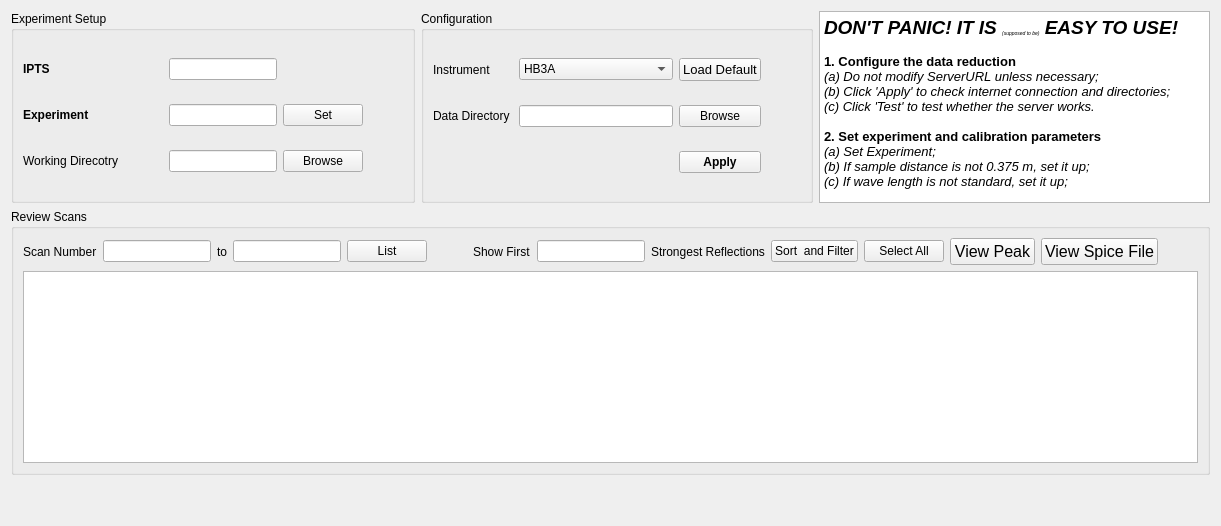
          <widget class="QWidget" name="tab">
           <attribute name="title">
            <string>Setup &amp;&amp; Data Access</string>
           </attribute>
           <layout class="QVBoxLayout" name="verticalLayout_4">
            <item>
             <layout class="QHBoxLayout" name="horizontalLayout_2">
              <item>
               <widget class="QGroupBox" name="groupBox_2">
                <property name="title">
                 <string>Experiment Setup</string>
                </property>
                <layout class="QGridLayout" name="gridLayout_2">
                 <item row="1" column="0">
                  <widget class="QLabel" name="label_exp">
                   <property name="font">
                    <font>
                     <weight>75</weight>
                     <bold>true</bold>
                    </font>
                   </property>
                   <property name="text">
                    <string>Experiment</string>
                   </property>
                  </widget>
                 </item>
                 <item row="1" column="2">
                  <widget class="QPushButton" name="pushButton_setExp">
                   <property name="text">
                    <string>Set</string>
                   </property>
                  </widget>
                 </item>
                 <item row="2" column="0">
                  <widget class="QLabel" name="label_2">
                   <property name="sizePolicy">
                    <sizepolicy hsizetype="Fixed" vsizetype="Preferred">
                     <horstretch>0</horstretch>
                     <verstretch>0</verstretch>
                    </sizepolicy>
                   </property>
                   <property name="minimumSize">
                    <size>
                     <width>140</width>
                     <height>1</height>
                    </size>
                   </property>
                   <property name="maximumSize">
                    <size>
                     <width>140</width>
                     <height>16777215</height>
                    </size>
                   </property>
                   <property name="toolTip">
                    <string>&lt;html&gt;&lt;head/&gt;&lt;body&gt;&lt;p&gt;Directory to save outcome of the data reduction&lt;/p&gt;&lt;/body&gt;&lt;/html&gt;</string>
                   </property>
                   <property name="text">
                    <string>Working Direcotry</string>
                   </property>
                  </widget>
                 </item>
                 <item row="0" column="1">
                  <widget class="QLineEdit" name="lineEdit_iptsNumber">
                   <property name="sizePolicy">
                    <sizepolicy hsizetype="Maximum" vsizetype="Fixed">
                     <horstretch>0</horstretch>
                     <verstretch>0</verstretch>
                    </sizepolicy>
                   </property>
                   <property name="minimumSize">
                    <size>
                     <width>40</width>
                     <height>0</height>
                    </size>
                   </property>
                   <property name="maximumSize">
                    <size>
                     <width>300</width>
                     <height>16777215</height>
                    </size>
                   </property>
                  </widget>
                 </item>
                 <item row="2" column="2">
                  <widget class="QPushButton" name="pushButton_browseWorkDir">
                   <property name="text">
                    <string>Browse</string>
                   </property>
                  </widget>
                 </item>
                 <item row="0" column="0">
                  <widget class="QLabel" name="label_71">
                   <property name="font">
                    <font>
                     <weight>75</weight>
                     <bold>true</bold>
                    </font>
                   </property>
                   <property name="text">
                    <string>IPTS</string>
                   </property>
                  </widget>
                 </item>
                 <item row="1" column="1">
                  <widget class="QLineEdit" name="lineEdit_exp">
                   <property name="sizePolicy">
                    <sizepolicy hsizetype="Preferred" vsizetype="Fixed">
                     <horstretch>0</horstretch>
                     <verstretch>0</verstretch>
                    </sizepolicy>
                   </property>
                   <property name="minimumSize">
                    <size>
                     <width>40</width>
                     <height>0</height>
                    </size>
                   </property>
                   <property name="maximumSize">
                    <size>
                     <width>300</width>
                     <height>16777215</height>
                    </size>
                   </property>
                  </widget>
                 </item>
                 <item row="2" column="1">
                  <widget class="QLineEdit" name="lineEdit_workDir">
                   <property name="sizePolicy">
                    <sizepolicy hsizetype="Expanding" vsizetype="Fixed">
                     <horstretch>0</horstretch>
                     <verstretch>0</verstretch>
                    </sizepolicy>
                   </property>
                   <property name="toolTip">
                    <string>&lt;html&gt;&lt;head/&gt;&lt;body&gt;&lt;p&gt;Directory to save outcome of the data reduction&lt;/p&gt;&lt;/body&gt;&lt;/html&gt;</string>
                   </property>
                  </widget>
                 </item>
                 <item row="2" column="3">
                  <spacer name="horizontalSpacer_2">
                   <property name="orientation">
                    <enum>Qt::Horizontal</enum>
                   </property>
                   <property name="sizeType">
                    <enum>QSizePolicy::Preferred</enum>
                   </property>
                   <property name="sizeHint" stdset="0">
                    <size>
                     <width>40</width>
                     <height>20</height>
                    </size>
                   </property>
                  </spacer>
                 </item>
                </layout>
               </widget>
              </item>
              <item>
               <widget class="QGroupBox" name="groupBox">
                <property name="title">
                 <string>Configuration</string>
                </property>
                <layout class="QGridLayout" name="gridLayout_11">
                 <item row="1" column="2">
                  <widget class="QPushButton" name="pushButton_browseLocalDataDir">
                   <property name="text">
                    <string>Browse</string>
                   </property>
                  </widget>
                 </item>
                 <item row="1" column="1">
                  <widget class="QLineEdit" name="lineEdit_localSpiceDir">
                   <property name="sizePolicy">
                    <sizepolicy hsizetype="Expanding" vsizetype="Fixed">
                     <horstretch>0</horstretch>
                     <verstretch>0</verstretch>
                    </sizepolicy>
                   </property>
                   <property name="toolTip">
                    <string>&lt;html&gt;&lt;head/&gt;&lt;body&gt;&lt;p&gt;Directory for local data storage&lt;/p&gt;&lt;/body&gt;&lt;/html&gt;</string>
                   </property>
                  </widget>
                 </item>
                 <item row="0" column="2">
                  <widget class="QPushButton" name="pushButton_useDefaultDir">
                   <property name="font">
                    <font>
                     <pointsize>10</pointsize>
                    </font>
                   </property>
                   <property name="toolTip">
                    <string>&lt;html&gt;&lt;head/&gt;&lt;body&gt;&lt;p&gt;Use default set up&lt;/p&gt;&lt;p&gt;&lt;br/&gt;&lt;/p&gt;&lt;/body&gt;&lt;/html&gt;</string>
                   </property>
                   <property name="text">
                    <string>Load Default</string>
                   </property>
                  </widget>
                 </item>
                 <item row="1" column="0">
                  <widget class="QLabel" name="label_dir">
                   <property name="sizePolicy">
                    <sizepolicy hsizetype="Fixed" vsizetype="Preferred">
                     <horstretch>0</horstretch>
                     <verstretch>0</verstretch>
                    </sizepolicy>
                   </property>
                   <property name="minimumSize">
                    <size>
                     <width>80</width>
                     <height>0</height>
                    </size>
                   </property>
                   <property name="toolTip">
                    <string>&lt;html&gt;&lt;head/&gt;&lt;body&gt;&lt;p&gt;Directory for local data storage&lt;/p&gt;&lt;/body&gt;&lt;/html&gt;</string>
                   </property>
                   <property name="text">
                    <string>Data Directory</string>
                   </property>
                   <property name="alignment">
                    <set>Qt::AlignLeading|Qt::AlignLeft|Qt::AlignVCenter</set>
                   </property>
                  </widget>
                 </item>
                 <item row="0" column="0">
                  <widget class="QLabel" name="label_instrument">
                   <property name="sizePolicy">
                    <sizepolicy hsizetype="Fixed" vsizetype="Preferred">
                     <horstretch>0</horstretch>
                     <verstretch>0</verstretch>
                    </sizepolicy>
                   </property>
                   <property name="text">
                    <string>Instrument</string>
                   </property>
                  </widget>
                 </item>
                 <item row="0" column="1">
                  <widget class="QComboBox" name="comboBox_instrument">
                   <item>
                    <property name="text">
                     <string>HB3A</string>
                    </property>
                   </item>
                  </widget>
                 </item>
                 <item row="1" column="3">
                  <spacer name="horizontalSpacer">
                   <property name="orientation">
                    <enum>Qt::Horizontal</enum>
                   </property>
                   <property name="sizeType">
                    <enum>QSizePolicy::Preferred</enum>
                   </property>
                   <property name="sizeHint" stdset="0">
                    <size>
                     <width>40</width>
                     <height>20</height>
                    </size>
                   </property>
                  </spacer>
                 </item>
                 <item row="2" column="2">
                  <widget class="QPushButton" name="pushButton_applySetup">
                   <property name="font">
                    <font>
                     <weight>75</weight>
                     <bold>true</bold>
                    </font>
                   </property>
                   <property name="text">
                    <string>Apply</string>
                   </property>
                  </widget>
                 </item>
                </layout>
               </widget>
              </item>
              <item>
               <widget class="QTextEdit" name="textEdit">
                <property name="enabled">
                 <bool>true</bool>
                </property>
                <property name="sizePolicy">
                 <sizepolicy hsizetype="Expanding" vsizetype="Preferred">
                  <horstretch>0</horstretch>
                  <verstretch>0</verstretch>
                 </sizepolicy>
                </property>
                <property name="readOnly">
                 <bool>true</bool>
                </property>
                <property name="html">
                 <string>&lt;!DOCTYPE HTML PUBLIC &quot;-//W3C//DTD HTML 4.0//EN&quot; &quot;http://www.w3.org/TR/REC-html40/strict.dtd&quot;&gt;
&lt;html&gt;&lt;head&gt;&lt;meta name=&quot;qrichtext&quot; content=&quot;1&quot; /&gt;&lt;style type=&quot;text/css&quot;&gt;
p, li { white-space: pre-wrap; }
&lt;/style&gt;&lt;/head&gt;&lt;body style=&quot; font-family:'Ubuntu'; font-size:11pt; font-weight:400; font-style:normal;&quot;&gt;
&lt;p style=&quot; margin-top:0px; margin-bottom:0px; margin-left:0px; margin-right:0px; -qt-block-indent:0; text-indent:0px;&quot;&gt;&lt;span style=&quot; font-size:14pt; font-weight:600; font-style:italic;&quot;&gt;DON'T PANIC! IT IS &lt;/span&gt;&lt;span style=&quot; font-size:7pt; font-style:italic; vertical-align:sub;&quot;&gt;(supposed to be)&lt;/span&gt;&lt;span style=&quot; font-size:14pt; font-weight:600; font-style:italic;&quot;&gt; EASY TO USE!&lt;/span&gt;&lt;/p&gt;
&lt;p style=&quot;-qt-paragraph-type:empty; margin-top:0px; margin-bottom:0px; margin-left:0px; margin-right:0px; -qt-block-indent:0; text-indent:0px; font-size:10pt; font-weight:600;&quot;&gt;&lt;br /&gt;&lt;/p&gt;
&lt;p style=&quot; margin-top:0px; margin-bottom:0px; margin-left:0px; margin-right:0px; -qt-block-indent:0; text-indent:0px;&quot;&gt;&lt;span style=&quot; font-size:10pt; font-weight:600;&quot;&gt;1. Configure the data reduction&lt;/span&gt;&lt;/p&gt;
&lt;p style=&quot; margin-top:0px; margin-bottom:0px; margin-left:0px; margin-right:0px; -qt-block-indent:0; text-indent:0px;&quot;&gt;&lt;span style=&quot; font-size:10pt; font-style:italic;&quot;&gt;(a) Do not modify ServerURL unless necessary;&lt;/span&gt;&lt;/p&gt;
&lt;p style=&quot; margin-top:0px; margin-bottom:0px; margin-left:0px; margin-right:0px; -qt-block-indent:0; text-indent:0px;&quot;&gt;&lt;span style=&quot; font-size:10pt; font-style:italic;&quot;&gt;(b) Click 'Apply' to check internet connection and directories;&lt;/span&gt;&lt;/p&gt;
&lt;p style=&quot; margin-top:0px; margin-bottom:0px; margin-left:0px; margin-right:0px; -qt-block-indent:0; text-indent:0px;&quot;&gt;&lt;span style=&quot; font-size:10pt; font-style:italic;&quot;&gt;(c) Click 'Test' to test whether the server works.&lt;/span&gt;&lt;/p&gt;
&lt;p style=&quot;-qt-paragraph-type:empty; margin-top:0px; margin-bottom:0px; margin-left:0px; margin-right:0px; -qt-block-indent:0; text-indent:0px; font-size:10pt; font-style:italic;&quot;&gt;&lt;br /&gt;&lt;/p&gt;
&lt;p style=&quot; margin-top:0px; margin-bottom:0px; margin-left:0px; margin-right:0px; -qt-block-indent:0; text-indent:0px;&quot;&gt;&lt;span style=&quot; font-size:10pt; font-weight:600;&quot;&gt;2. Set experiment and calibration parameters&lt;/span&gt;&lt;/p&gt;
&lt;p style=&quot; margin-top:0px; margin-bottom:0px; margin-left:0px; margin-right:0px; -qt-block-indent:0; text-indent:0px;&quot;&gt;&lt;span style=&quot; font-size:10pt; font-style:italic;&quot;&gt;(a) Set Experiment;&lt;/span&gt;&lt;/p&gt;
&lt;p style=&quot; margin-top:0px; margin-bottom:0px; margin-left:0px; margin-right:0px; -qt-block-indent:0; text-indent:0px;&quot;&gt;&lt;span style=&quot; font-size:10pt; font-style:italic;&quot;&gt;(b) If sample distance is not 0.375 m, set it up;&lt;/span&gt;&lt;/p&gt;
&lt;p style=&quot; margin-top:0px; margin-bottom:0px; margin-left:0px; margin-right:0px; -qt-block-indent:0; text-indent:0px;&quot;&gt;&lt;span style=&quot; font-size:10pt; font-style:italic;&quot;&gt;(c) If wave length is not standard, set it up;&lt;/span&gt;&lt;/p&gt;&lt;/body&gt;&lt;/html&gt;</string>
                </property>
               </widget>
              </item>
             </layout>
            </item>
            <item>
             <widget class="QGroupBox" name="groupBox_7">
              <property name="title">
               <string>Review Scans</string>
              </property>
              <layout class="QGridLayout" name="gridLayout_4">
               <item row="1" column="0">
                <widget class="ScanSurveyTable" name="tableWidget_surveyTable"/>
               </item>
               <item row="0" column="0">
                <layout class="QHBoxLayout" name="horizontalLayout_19">
                 <item>
                  <widget class="QLabel" name="label_14">
                   <property name="text">
                    <string>Scan Number</string>
                   </property>
                  </widget>
                 </item>
                 <item>
                  <widget class="QLineEdit" name="lineEdit_surveyStartPt">
                   <property name="sizePolicy">
                    <sizepolicy hsizetype="Maximum" vsizetype="Fixed">
                     <horstretch>0</horstretch>
                     <verstretch>0</verstretch>
                    </sizepolicy>
                   </property>
                  </widget>
                 </item>
                 <item>
                  <widget class="QLabel" name="label_13">
                   <property name="text">
                    <string>to</string>
                   </property>
                  </widget>
                 </item>
                 <item>
                  <widget class="QLineEdit" name="lineEdit_surveyEndPt">
                   <property name="sizePolicy">
                    <sizepolicy hsizetype="Preferred" vsizetype="Fixed">
                     <horstretch>0</horstretch>
                     <verstretch>0</verstretch>
                    </sizepolicy>
                   </property>
                  </widget>
                 </item>
                 <item>
                  <widget class="QPushButton" name="pushButton_survey">
                   <property name="text">
                    <string>List</string>
                   </property>
                  </widget>
                 </item>
                 <item>
                  <spacer name="horizontalSpacer_15">
                   <property name="orientation">
                    <enum>Qt::Horizontal</enum>
                   </property>
                   <property name="sizeType">
                    <enum>QSizePolicy::Preferred</enum>
                   </property>
                   <property name="sizeHint" stdset="0">
                    <size>
                     <width>40</width>
                     <height>20</height>
                    </size>
                   </property>
                  </spacer>
                 </item>
                 <item>
                  <widget class="QLabel" name="label_40">
                   <property name="text">
                    <string>Show First</string>
                   </property>
                  </widget>
                 </item>
                 <item>
                  <widget class="QLineEdit" name="lineEdit_numSurveyOutput">
                   <property name="sizePolicy">
                    <sizepolicy hsizetype="Preferred" vsizetype="Fixed">
                     <horstretch>0</horstretch>
                     <verstretch>0</verstretch>
                    </sizepolicy>
                   </property>
                  </widget>
                 </item>
                 <item>
                  <widget class="QLabel" name="label_41">
                   <property name="text">
                    <string>Strongest Reflections</string>
                   </property>
                  </widget>
                 </item>
                 <item>
                  <widget class="QPushButton" name="pushButton_sortInfoTable">
                   <property name="text">
                    <string>Sort  and Filter</string>
                   </property>
                  </widget>
                 </item>
                 <item>
                  <widget class="QPushButton" name="pushButton_selectAllSurveyPeaks">
                   <property name="text">
                    <string>Select All</string>
                   </property>
                  </widget>
                 </item>
                 <item>
                  <widget class="QPushButton" name="pushButton_viewSurveyPeak">
                   <property name="font">
                    <font>
                     <pointsize>12</pointsize>
                    </font>
                   </property>
                   <property name="toolTip">
                    <string>&lt;html&gt;&lt;head/&gt;&lt;body&gt;&lt;p&gt;Set the selected peak to view and switch to tab 'View Raw Data'&lt;/p&gt;&lt;/body&gt;&lt;/html&gt;</string>
                   </property>
                   <property name="text">
                    <string>View Peak</string>
                   </property>
                  </widget>
                 </item>
                 <item>
                  <widget class="QPushButton" name="pushButton_viewRawSpice">
                   <property name="font">
                    <font>
                     <pointsize>12</pointsize>
                    </font>
                   </property>
                   <property name="text">
                    <string>View Spice File</string>
                   </property>
                  </widget>
                 </item>
                 <item>
                  <spacer name="horizontalSpacer_31">
                   <property name="orientation">
                    <enum>Qt::Horizontal</enum>
                   </property>
                   <property name="sizeHint" stdset="0">
                    <size>
                     <width>40</width>
                     <height>20</height>
                    </size>
                   </property>
                  </spacer>
                 </item>
                </layout>
               </item>
              </layout>
             </widget>
            </item>
            <item>
             <spacer name="verticalSpacer_2">
              <property name="orientation">
               <enum>Qt::Vertical</enum>
              </property>
              <property name="sizeType">
               <enum>QSizePolicy::Preferred</enum>
              </property>
              <property name="sizeHint" stdset="0">
               <size>
                <width>20</width>
                <height>40</height>
               </size>
              </property>
             </spacer>
            </item>
           </layout>
          </widget>
